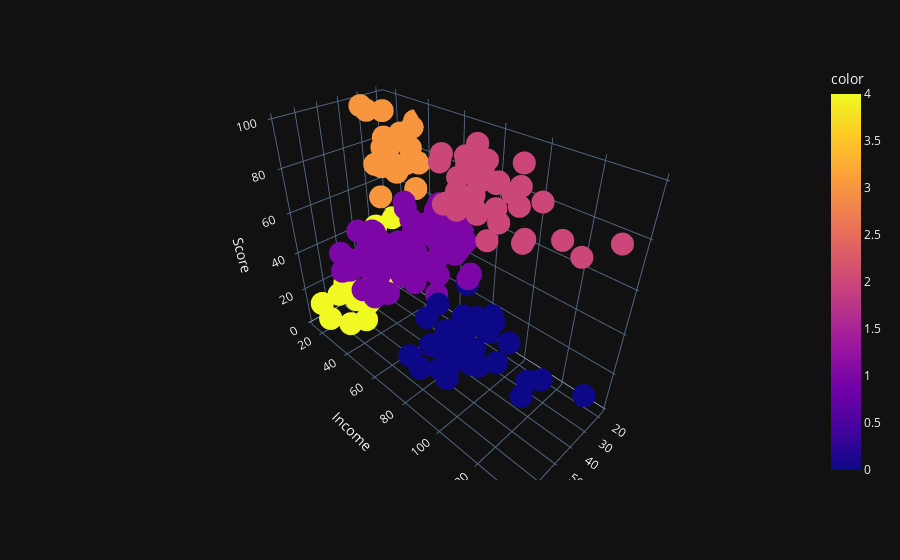

Notebook code cell kept with this figure:
### Code cell
fig = px.scatter_3d(X, x='Age',y='Income',z='Score',color=predicted)
fig.show()

### Figure 1 — Plotly figure (JSON) as saved in the notebook; plotly's stock layout.template omitted (floating-point values rounded to 4 significant figures; data arrays with more than 128 entries replaced by an {"elided": "..."} marker saying what was removed)
{"data": [{"hovertemplate": "Age=%{x}<br>Income=%{y}<br>Score=%{z}<br>color=%{marker.color}<extra></extra>", "legendgroup": "", "marker": {"color": {"elided": "200 int values"}, "coloraxis": "coloraxis", "symbol": "circle"}, "mode": "markers", "name": "", "scene": "scene", "showlegend": false, "x": {"elided": "200 int values"}, "y": {"elided": "200 int values"}, "z": {"elided": "200 int values"}, "type": "scatter3d"}], "layout": {"scene": {"domain": {"x": [0.0, 1.0], "y": [0.0, 1.0]}, "xaxis": {"title": {"text": "Age"}}, "yaxis": {"title": {"text": "Income"}}, "zaxis": {"title": {"text": "Score"}}}, "coloraxis": {"colorbar": {"title": {"text": "color"}}, "colorscale": [[0.0, "#0d0887"], [0.1111, "#46039f"], [0.2222, "#7201a8"], [0.3333, "#9c179e"], [0.4444, "#bd3786"], [0.5556, "#d8576b"], [0.6667, "#ed7953"], [0.7778, "#fb9f3a"], [0.8889, "#fdca26"], [1.0, "#f0f921"]]}, "legend": {"tracegroupgap": 0}, "margin": {"t": 60}}}
